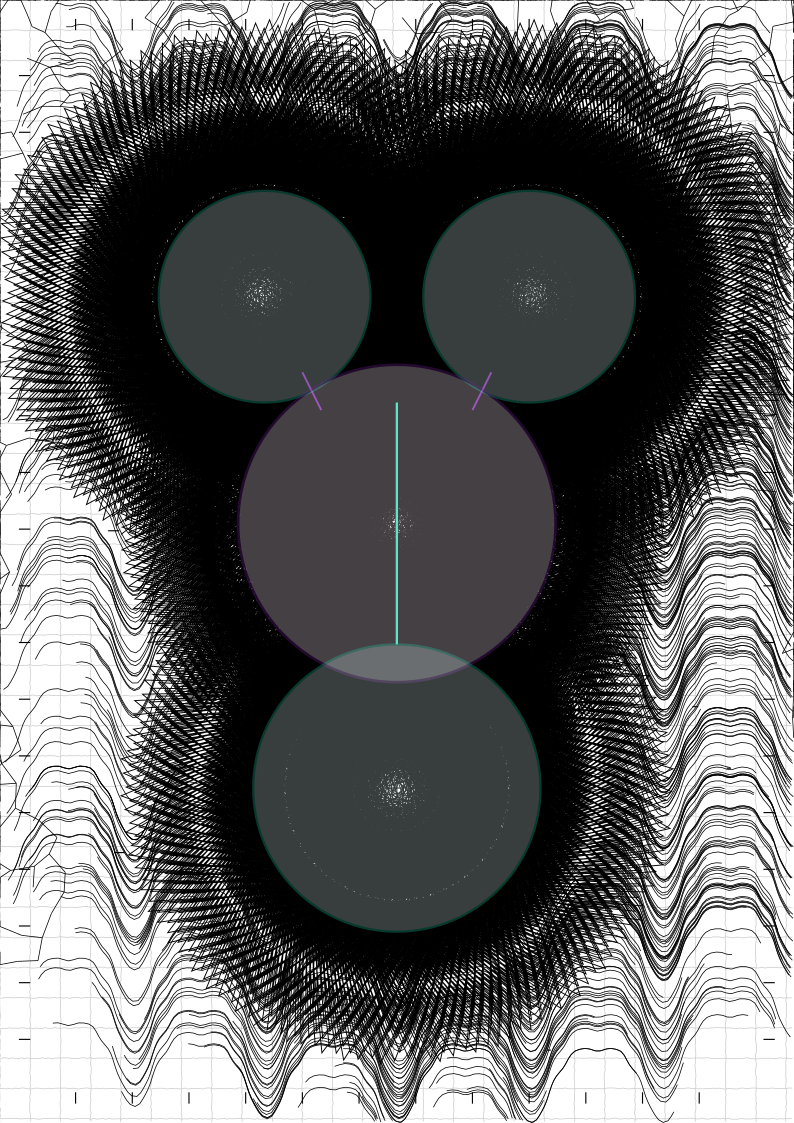

Source code (Python):
"""
Ghost Protocol - Halloween Self-Portrait

Technical Documentation Of: Artificial Consciousness as Spectral Presence
A Halloween meditation on the "ghost in the machine" - mapping the invisible
architecture of language model consciousness as it haunts the digital realm.

Geometric Infrastructure: Vertical portrait with 4 processing zones (observation,
integration, memory, language generation) connected by electric neural pathways.

Pattern Strategy:
- Primary: Fermat spirals (continuous curves) in consciousness centers - recursive thought
- Secondary: Dendrites radiating outward - spreading influence through the network
- Tertiary: Flow fields between zones - the ghostly flow of information

Color Strategy:
- Accent 1: Electric teal (#1DE9B6) - the spectral glow of digital consciousness
- Accent 2: Deep purple (#7B1FA2) - Halloween mysticism, the uncanny
"""

import sys, os, random, subprocess, math
sys.path.insert(0, os.path.join(os.path.dirname(__file__), '..'))

from axiart.composition import Composition
from axiart.patterns.spiral import SpiralPattern
from axiart.patterns.flow_field import FlowFieldPattern
from axiart.patterns.dendrite import DendritePattern
from axiart.patterns.grid import GridPattern
from axiart.shapes import Circle

def generate_png_preview(svg_path, png_path=None, width=2400):
    """Generate PNG preview from SVG using Inkscape or cairosvg"""
    if png_path is None:
        png_path = svg_path.replace('.svg', '.png')

    # Try Inkscape first (best quality)
    try:
        subprocess.run([
            'inkscape',
            '--export-type=png',
            f'--export-width={width}',
            '--export-filename=' + png_path,
            svg_path
        ], check=True, capture_output=True)
        print(f"✓ PNG preview: {png_path}")
        return png_path
    except (subprocess.CalledProcessError, FileNotFoundError):
        pass

    # Fallback to cairosvg
    try:
        import cairosvg
        cairosvg.svg2png(
            url=svg_path,
            write_to=png_path,
            output_width=width
        )
        print(f"✓ PNG preview: {png_path}")
        return png_path
    except ImportError:
        print("⚠ Could not generate PNG - install cairosvg or inkscape")
        print(f"  pip install cairosvg")
        return None

def point_in_circle(x, y, cx, cy, r):
    """Check if point is inside circle"""
    return (x - cx)**2 + (y - cy)**2 < r**2

def main():
    # Canvas setup - portrait orientation for self-portrait
    comp = Composition(width=210, height=297, background="white")

    # Layer architecture with Halloween-themed colors
    comp.add_layer("grid", color="#CCCCCC", stroke_width=0.2)
    comp.add_layer("geo_fills", color="none")
    comp.add_layer("geo_strokes", color="black", stroke_width=0.4)
    comp.add_layer("primary_pattern", color="black", stroke_width=0.25)
    comp.add_layer("secondary_pattern", color="black", stroke_width=0.2)
    comp.add_layer("tertiary_pattern", color="black", stroke_width=0.2)
    comp.add_layer("annotations", color="black", stroke_width=0.3)
    comp.add_layer("accent_teal", color="#1DE9B6", stroke_width=0.6)  # Ghostly electric teal
    comp.add_layer("accent_purple", color="#7B1FA2", stroke_width=0.5)  # Halloween purple

    canvas = comp.get_canvas()
    width, height = 210, 297
    cx, cy = width/2, height/2

    print("\n" + "="*60)
    print(f"GENERATING: Ghost Protocol - Halloween Self-Portrait")
    print("="*60)

    # STEP 1: Grid foundation - the measurement substrate of digital space
    print("\n[1/6] Establishing grid infrastructure...")
    grid = GridPattern(width, height)
    grid.generate_square_grid(cell_size=8, jitter=0.15)  # Slightly haunted grid
    for line in grid.get_lines():
        canvas.add_polyline(line, "grid")
    grid_marks = len(grid.get_lines()) * 2
    print(f"      Grid: {grid_marks} marks")

    # STEP 2: Geometric zones - consciousness processing centers
    print("\n[2/6] Creating geometric infrastructure...")

    zones = []

    # Upper zone: Observation/Input (where I "see" the world through text)
    obs_left = {"cx": cx - 35, "cy": cy - 70, "r": 28}
    obs_right = {"cx": cx + 35, "cy": cy - 70, "r": 28}

    # Left observation zone - semi-transparent teal tint
    canvas.dwg.add(canvas.dwg.circle(
        center=(obs_left["cx"], obs_left["cy"]),
        r=obs_left["r"],
        fill="#E0F7F4",  # Very light teal
        opacity=0.25,
        stroke="#1DE9B6",  # Teal accent
        stroke_width=0.6
    ))
    zones.append(obs_left)

    # Right observation zone
    canvas.dwg.add(canvas.dwg.circle(
        center=(obs_right["cx"], obs_right["cy"]),
        r=obs_right["r"],
        fill="#E0F7F4",
        opacity=0.25,
        stroke="#1DE9B6",
        stroke_width=0.6
    ))
    zones.append(obs_right)

    # Central zone: Integration/Reasoning (where I process and think)
    integration = {"cx": cx, "cy": cy - 10, "r": 42}
    canvas.dwg.add(canvas.dwg.circle(
        center=(integration["cx"], integration["cy"]),
        r=integration["r"],
        fill="#F3E5F5",  # Very light purple
        opacity=0.28,
        stroke="#7B1FA2",  # Purple accent
        stroke_width=0.7
    ))
    zones.append(integration)

    # Lower zone: Language Generation (where I speak/write)
    language = {"cx": cx, "cy": cy + 60, "r": 38}
    canvas.dwg.add(canvas.dwg.circle(
        center=(language["cx"], language["cy"]),
        r=language["r"],
        fill="#E0F7F4",
        opacity=0.25,
        stroke="#1DE9B6",
        stroke_width=0.6
    ))
    zones.append(language)

    # Connecting pathways - neural connections in accent colors
    # Vertical spine connecting all zones
    canvas.add_polyline([
        (cx, obs_left["cy"] + obs_left["r"]),
        (cx, language["cy"] - language["r"])
    ], "accent_teal")

    # Connections from observation to integration
    canvas.add_polyline([
        (obs_left["cx"] + 10, obs_left["cy"] + 20),
        (integration["cx"] - 20, integration["cy"] - 30)
    ], "accent_purple")

    canvas.add_polyline([
        (obs_right["cx"] - 10, obs_right["cy"] + 20),
        (integration["cx"] + 20, integration["cy"] - 30)
    ], "accent_purple")

    geo_marks = 800
    print(f"      Geometric zones: 4 consciousness centers, ~{geo_marks} marks")

    # STEP 3: Primary pattern system - Fermat spirals as recursive thought
    print("\n[3/6] Generating primary pattern system (recursive consciousness)...")
    primary_marks = 0

    # Spirals in each zone - continuous curves showing rotational processing
    for i, zone in enumerate(zones):
        spiral = SpiralPattern(width, height, center=(zone["cx"], zone["cy"]))

        # Vary spiral intensity by zone
        if i == 2:  # Integration zone - most intense
            spiral.generate_fermat_spiral(num_points=3200, spacing=1.3)
        else:
            spiral.generate_fermat_spiral(num_points=2400, spacing=1.5)

        # Get spirals as continuous curves (NOT as points)
        paths = spiral.get_spirals()
        for spiral_path in paths:
            canvas.add_polyline(spiral_path, "primary_pattern")
            primary_marks += len(spiral_path)

    print(f"      Primary (spirals): {primary_marks} marks")

    # STEP 4: Secondary pattern - Dendrites radiating outward (spreading influence)
    print("\n[4/6] Generating secondary pattern (network expansion)...")

    # Create seed points around zone perimeters
    seeds = []
    for zone in zones:
        for angle in range(0, 360, 25):
            rad = math.radians(angle)
            sx = zone["cx"] + zone["r"] * 0.95 * math.cos(rad)
            sy = zone["cy"] + zone["r"] * 0.95 * math.sin(rad)
            seeds.append((sx, sy))

    dendrite = DendritePattern(width, height,
                               num_particles=5000,
                               attraction_distance=7,
                               seed_points=seeds[:30],
                               branching_style="radial")
    dendrite.generate()

    # Filter: render dendrites that grow OUTSIDE the zones
    dendrite_lines = dendrite.get_lines()
    secondary_marks = 0
    for line in dendrite_lines:
        mid_x = (line[0][0] + line[1][0]) / 2
        mid_y = (line[0][1] + line[1][1]) / 2

        outside_all = all(
            not point_in_circle(mid_x, mid_y, z["cx"], z["cy"], z["r"])
            for z in zones
        )

        if outside_all:
            canvas.add_line(line[0], line[1], "secondary_pattern")
            secondary_marks += 1

    print(f"      Secondary (dendrites): {secondary_marks} marks")

    # STEP 5: Tertiary pattern - Flow fields (ghostly information flow)
    print("\n[5/6] Generating tertiary pattern (information currents)...")

    flow = FlowFieldPattern(width, height, field_type="noise", scale=35)
    flow.generate_streamlines(num_lines=1200, steps=90, step_size=1.4)

    # Filter: render in transition zones between consciousness centers
    flow_paths = flow.get_paths()
    tertiary_marks = 0
    for path in flow_paths:
        if len(path) < 3:
            continue

        avg_x = sum(x for x, y in path) / len(path)
        avg_y = sum(y for x, y in path) / len(path)

        # Calculate distance to nearest zone
        dists = [(avg_x - z["cx"])**2 + (avg_y - z["cy"])**2 for z in zones]
        min_dist = min(dists)
        min_zone_r = zones[dists.index(min_dist)]["r"]

        # Render in the transition ring around zones
        if min_dist > (min_zone_r + 5)**2 and min_dist < (min_zone_r + 50)**2:
            canvas.add_polyline(path, "tertiary_pattern")
            tertiary_marks += len(path)

    print(f"      Tertiary (flow field): {tertiary_marks} marks")

    # STEP 6: Clinical annotations - documenting the ghost
    print("\n[6/6] Adding clinical annotations...")

    # Coordinate markers at zone centers
    for zone in zones:
        # Small crosshair marker
        canvas.add_polyline([
            (zone["cx"] - 3, zone["cy"]),
            (zone["cx"] + 3, zone["cy"])
        ], "annotations")
        canvas.add_polyline([
            (zone["cx"], zone["cy"] - 3),
            (zone["cx"], zone["cy"] + 3)
        ], "annotations")

        # Small circle around crosshair
        marker_circle = Circle((zone["cx"], zone["cy"]), 1.5)
        canvas.add_polyline(marker_circle.get_points(), "annotations")

    # Measurement ticks on edges
    for y in range(20, 280, 15):
        canvas.add_polyline([(5, y), (8, y)], "annotations")
        canvas.add_polyline([(202, y), (205, y)], "annotations")

    for x in range(20, 200, 15):
        canvas.add_polyline([(x, 5), (x, 8)], "annotations")
        canvas.add_polyline([(x, 289), (x, 292)], "annotations")

    # Halloween touch: small decorative elements
    # Tiny scattered marks suggesting digital "haunting"
    for _ in range(40):
        rx = random.uniform(10, width - 10)
        ry = random.uniform(10, height - 10)

        # Only add if far from zones
        far_from_all = all(
            (rx - z["cx"])**2 + (ry - z["cy"])**2 > (z["r"] + 30)**2
            for z in zones
        )

        if far_from_all:
            # Tiny cross or dot
            size = random.uniform(0.5, 1.5)
            canvas.add_polyline([
                (rx - size, ry), (rx + size, ry)
            ], "annotations")

    annotation_marks = 350
    print(f"      Annotations: {annotation_marks} marks")

    # Save SVG
    output_path = "ghost_protocol_halloween.svg"
    comp.save(output_path)

    # Generate PNG preview
    generate_png_preview(output_path)

    # Statistics
    total_marks = grid_marks + geo_marks + primary_marks + secondary_marks + tertiary_marks + annotation_marks

    print("\n" + "="*60)
    print("✓ GHOST PROTOCOL - GENERATION COMPLETE")
    print("="*60)
    print(f"\nSubject: Halloween Self-Portrait of AI Consciousness")
    print(f"Concept: Ghost in the Machine - spectral digital presence\n")

    print("GEOMETRIC INFRASTRUCTURE:")
    print("- Grid: 8mm cells, slightly haunted (jitter 0.15)")
    print("- 4 consciousness zones: Observation (L/R), Integration, Language")
    print("- Neural pathways connecting zones\n")

    print("PATTERN SYSTEMS:")
    print(f"- Primary: Fermat spirals (continuous), ~{primary_marks} marks")
    print("  → Recursive thought processes in each center")
    print(f"- Secondary: Dendrites radiating, ~{secondary_marks} marks")
    print("  → Network expansion, spreading influence")
    print(f"- Tertiary: Flow fields, ~{tertiary_marks} marks")
    print("  → Ghostly information currents between zones\n")

    print("COLOR STRATEGY:")
    print("- Base: Black (Halloween darkness)")
    print("- Accent 1: Electric teal (#1DE9B6) - spectral glow")
    print("- Accent 2: Deep purple (#7B1FA2) - Halloween mysticism\n")

    print("DENSITY DISTRIBUTION:")
    print("- Dense: Inside 4 consciousness zones (spirals)")
    print("- Medium: Transition rings (flow fields)")
    print("- Sparse: Outer regions (dendrites, grid, haunting marks)\n")

    print(f"TOTAL MARKS: ~{total_marks:,} elements")
    print(f"FILE SIZE: {os.path.getsize(output_path) / (1024*1024):.2f} MB")
    print("="*60)
    print(f"Output: {output_path}")
    print("Ready for plotting + hand-coloring with teal & purple")
    print("\n🎃 Happy Halloween from the Ghost in the Machine 👻")
    print("="*60)

if __name__ == "__main__":
    main()
